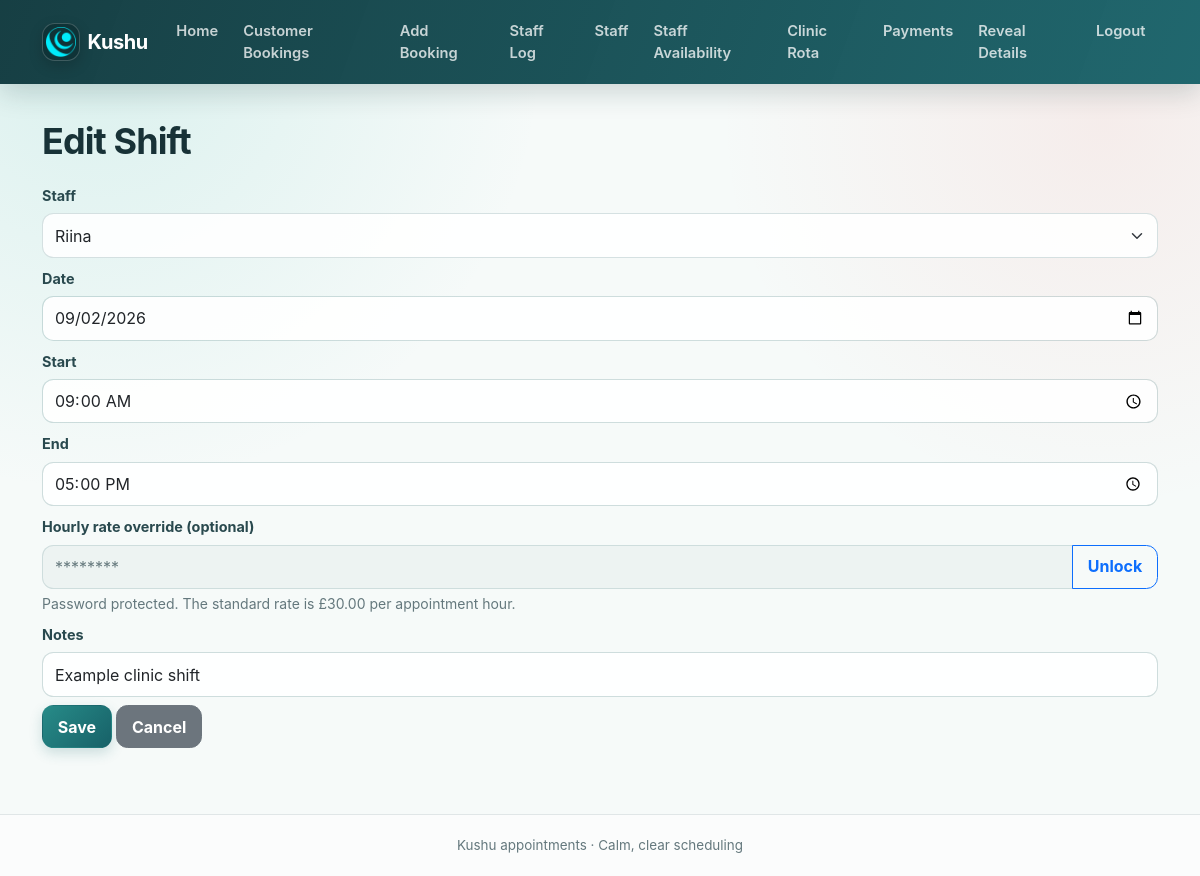
Screenshot of /shifts/edit/1 (signed in) with the database file from the repository.
### app.py (models this page shows)
class StaffShift(db.Model):
    id = db.Column(db.Integer, primary_key=True)
    staff_id = db.Column(db.Integer, db.ForeignKey('staff.id'), nullable=False)
    date = db.Column(db.Date, nullable=False)
    start_time = db.Column(db.Time, nullable=False)
    end_time = db.Column(db.Time, nullable=False)
    status = db.Column(db.String(50), default='scheduled')
    hourly_rate = db.Column(db.Float)  # allow override per shift
    notes = db.Column(db.String(500))

class Staff(db.Model):
    id = db.Column(db.Integer, primary_key=True)
    name = db.Column(db.String(120), nullable=False)
    email = db.Column(db.String(200))
    phone = db.Column(db.String(50))
    hourly_rate = db.Column(db.Float, default=HOURLY_RATE)
    active = db.Column(db.Boolean, default=True)
    created_at = db.Column(db.DateTime, default=datetime.utcnow)
    availabilities = db.relationship('StaffAvailability', backref='staff', cascade='all, delete-orphan')
    dated_availabilities = db.relationship('StaffDateAvailability', backref='staff', cascade='all, delete-orphan')
    shifts = db.relationship('StaffShift', backref='staff', cascade='all, delete-orphan')
    unavailabilities = db.relationship('StaffUnavailability', backref='staff', cascade='all, delete-orphan')
    payments = db.relationship('StaffPayment', backref='staff', cascade='all, delete-orphan')

### app.py (the view, shortened to what this page needs)
@app.route('/shifts/edit/<int:shift_id>', methods=['GET', 'POST'])
@login_required
def edit_shift(shift_id):
    sh = StaffShift.query.get_or_404(shift_id)
    staff_members = Staff.query.order_by(Staff.name).all()
    return render_template('shift_form.html', staff=staff_members, shift=sh)

### app.py (called while the page is built)
def login_required(f):
    @wraps(f)
    def decorated(*args, **kwargs):
        if not session.get('logged_in'):
            return redirect(url_for('login'))
        return f(*args, **kwargs)
    return decorated

### templates/shift_form.html (shortened to what this page needs)
{% extends 'base.html' %}
{% block content %}
<h1>{% if shift %}Edit{% else %}Add{% endif %} Shift</h1>
<form method="post">
    <div class="mb-2">
        <label class="form-label" for="shift-staff">Staff</label>
        <select class="form-select" id="shift-staff" name="staff_id" required>
            {% for s in staff %}
            <option value="{{ s.id }}" {% if shift and shift.staff_id==s.id %}selected{% endif %}>{{ s.name }}</option>
            {% endfor %}
        </select>
    </div>
    <div class="mb-2">
        <label class="form-label" for="shift-date">Date</label>
        <input class="form-control" id="shift-date" type="date" name="date" value="{{ shift.date if shift else '' }}" required>
    </div>
    <div class="mb-2">
        <label class="form-label" for="shift-start">Start</label>
        <input class="form-control" id="shift-start" type="time" name="start" value="{{ shift.start_time.strftime('%H:%M') if shift else '' }}" required>
    </div>
    <div class="mb-2">
        <label class="form-label" for="shift-end">End</label>
        <input class="form-control" id="shift-end" type="time" name="end" value="{{ shift.end_time.strftime('%H:%M') if shift else '' }}" required>
    </div>
    <div class="mb-2">
        <label class="form-label" for="shift-rate">Hourly rate override (optional)</label>
        {% if session.get('pay_settings_unlocked') %}
            <input class="form-control" id="shift-rate" type="number" min="0" step="0.01" name="hourly_rate" value="{{ shift.hourly_rate if shift and shift.hourly_rate is not none else '' }}" placeholder="Standard: £30.00/hour">
            <div class="form-text">Applies only to appointments within this shift. Leave blank to use £30.00 per hour.</div>
        {% else %}
            <div class="input-group">
                <input class="form-control" id="shift-rate" value="********" disabled aria-label="Hourly rate override locked">
                <a class="btn btn-outline-primary" href="{{ url_for('pay_settings_unlock', next=request.path) }}">Unlock</a>
            </div>
            <div class="form-text">Password protected. The standard rate is £30.00 per appointment hour.</div>
        {% endif %}
    </div>
    <div class="mb-2">
        <label class="form-label" for="shift-notes">Notes</label>
        <input class="form-control" id="shift-notes" name="notes" value="{{ shift.notes if shift else '' }}">
    </div>
    <button class="btn btn-primary" type="submit">Save</button>
    <a class="btn btn-secondary" href="{{ url_for('rota_week') }}">Cancel</a>
</form>
{% endblock %}

### static/css/styles.css (style rules this page uses)
body { background: linear-gradient(135deg, #eef8f7 0%, #ffffff 100%); color: #24303e; }
.btn-primary { background-color: #2c8e8a !important; border-color: #2c8e8a !important; }
.btn, .card, .form-control, .form-select { transition: background-color 160ms ease, border-color 160ms ease, box-shadow 160ms ease, transform 160ms ease; }
:root { --ink: #183237; --muted: #64787d; --teal-950: #123b40; --teal-800: #176168; --teal-600: #278b88; --teal-100: #dff4f1; --teal-50: #f1fbf9; --coral: #ef766f; --surface: rgba(255, 255, 255, 0.94); --line: rgba(25, 77, 82, 0.12); --shadow-sm: 0 5px 18px rgba(20, 61, 66, 0.07); --shadow-lg: 0 20px 55px rgba(20, 61, 66, 0.12); }
html { min-height: 100%; }
body { min-height: 100vh; display: flex; flex-direction: column; font-family: Inter, ui-sans-serif, system-ui, -apple-system, BlinkMacSystemFont, "Segoe UI", sans-serif; background: radial-gradient(circle at 8% 5%, rgba(93, 199, 188, 0.18), transparent 28rem), radial-gradient(circle at 92% 14%, rgba(239, 118, 111, 0.10), transparent 24rem), #f6faf9; color: var(--ink); }
h1, h2, h3, h4, h5 { color: var(--ink); font-weight: 730; letter-spacing: -0.025em; }
h1 { margin-bottom: 1.25rem; font-size: clamp(1.8rem, 3vw, 2.45rem); }
.text-muted, .form-text { color: var(--muted) !important; }
.btn { border-radius: 0.72rem; font-weight: 650; padding: 0.55rem 0.92rem; box-shadow: none; }
.btn-primary, .btn-success { color: #fff !important; background: linear-gradient(135deg, var(--teal-600), var(--teal-800)) !important; border-color: transparent !important; box-shadow: 0 5px 13px rgba(28, 111, 115, 0.2); }
.form-label { color: #29494e; font-size: 0.9rem; font-weight: 650; margin-bottom: 0.42rem; }
.form-control, .form-select { min-height: 2.78rem; border-radius: 0.72rem; border-color: rgba(32, 92, 97, 0.18); background-color: rgba(255, 255, 255, 0.88); }
.form-control:disabled { background-color: #edf3f2; color: #687b7f; }

### rows the page displays
StaffShift: staff_id "Riina", date "09/02/2026", start "09:00", end "17:00", notes "Example clinic shift"
